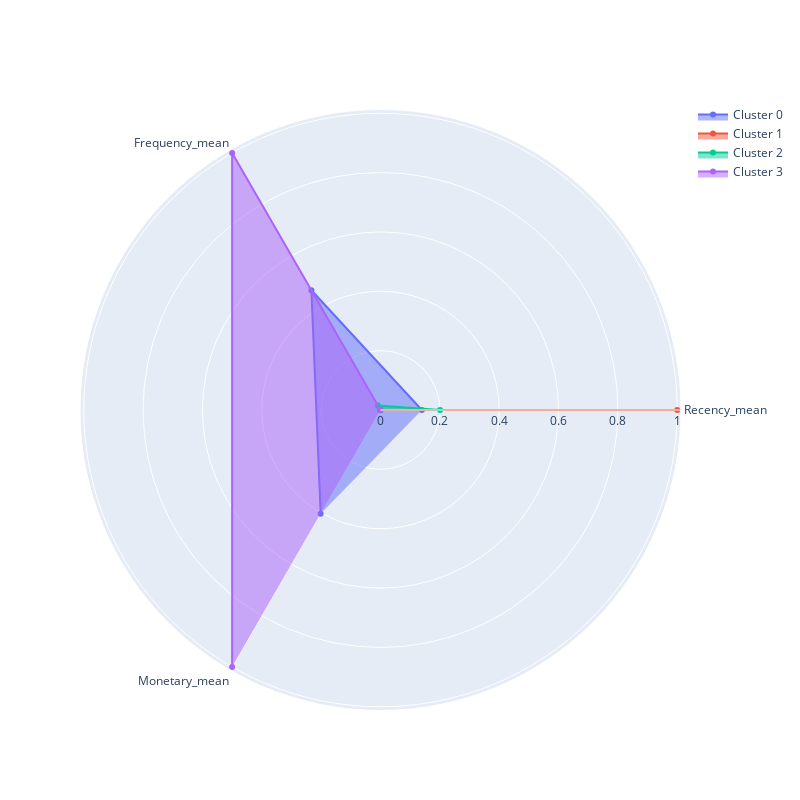

Notebook code cell kept with this figure:
### Markdown cell above
Визуализируем профили кластеров в виде полярной диаграммы на основе средних RFM-характеристик, вычисленных для каждого кластера.

Проанализируем кластеры и на основе анализа сопоставим номер кластера и его описание.

### Code cell
plot_cluster_profile(rfm_mean, 4)

### Figure 1 — Plotly figure (JSON) as saved in the notebook; plotly's stock layout.template omitted (floating-point values rounded to 4 significant figures)
{"data": [{"fill": "toself", "name": "Cluster 0", "r": [0.1394, 0.4658, 0.4035], "theta": ["Recency_mean", "Frequency_mean", "Monetary_mean"], "type": "scatterpolar"}, {"fill": "toself", "name": "Cluster 1", "r": [1, 0, 0], "theta": ["Recency_mean", "Frequency_mean", "Monetary_mean"], "type": "scatterpolar"}, {"fill": "toself", "name": "Cluster 2", "r": [0.2007, 0.01797, 0.001227], "theta": ["Recency_mean", "Frequency_mean", "Monetary_mean"], "type": "scatterpolar"}, {"fill": "toself", "name": "Cluster 3", "r": [0, 1.0, 1.0], "theta": ["Recency_mean", "Frequency_mean", "Monetary_mean"], "type": "scatterpolar"}], "layout": {"autosize": false, "height": 800, "showlegend": true, "width": 800}}
